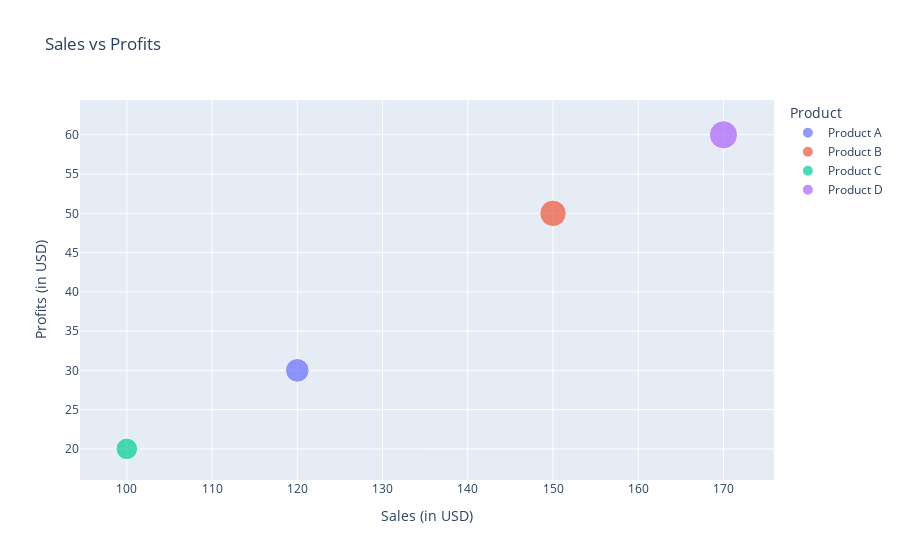

Notebook source saved alongside this figure:
### Markdown cell above
Scatter Plot - plotly

### Code cell
# # Example data
# data = {
#     "Product": ["Product A", "Product B", "Product C", "Product D"],
#     "Sales": [120, 150, 100, 170],
#     "Profits": [30, 50, 20, 60]
# }
# df = pd.DataFrame(data)

# # Create the scatter plot using plotly
# fig = px.scatter(
#     df,
#     x="Sales",
#     y="Profits",
#     color="Product",
#     title="Sales vs Profits",
#     labels={"Sales": "Sales (in USD)", "Profits": "Profits (in USD)"},
#     size="Sales",  # Optional: Size points by sales
#     hover_name="Product"  # Show product name on hover
# )

# # Show the interactive chart
# fig.show()

### Figure 1 — Plotly figure (JSON) as saved in the notebook; plotly's stock layout.template omitted (floating-point values rounded to 4 significant figures)
{"data": [{"hovertemplate": "<b>%{hovertext}</b><br><br>Product=Product A<br>Sales (in USD)=%{marker.size}<br>Profits (in USD)=%{y}<extra></extra>", "hovertext": ["Product A"], "legendgroup": "Product A", "marker": {"color": "#636efa", "size": [120], "sizemode": "area", "sizeref": 0.425, "symbol": "circle"}, "mode": "markers", "name": "Product A", "orientation": "v", "showlegend": true, "type": "scatter", "x": [120], "xaxis": "x", "y": [30], "yaxis": "y"}, {"hovertemplate": "<b>%{hovertext}</b><br><br>Product=Product B<br>Sales (in USD)=%{marker.size}<br>Profits (in USD)=%{y}<extra></extra>", "hovertext": ["Product B"], "legendgroup": "Product B", "marker": {"color": "#EF553B", "size": [150], "sizemode": "area", "sizeref": 0.425, "symbol": "circle"}, "mode": "markers", "name": "Product B", "orientation": "v", "showlegend": true, "type": "scatter", "x": [150], "xaxis": "x", "y": [50], "yaxis": "y"}, {"hovertemplate": "<b>%{hovertext}</b><br><br>Product=Product C<br>Sales (in USD)=%{marker.size}<br>Profits (in USD)=%{y}<extra></extra>", "hovertext": ["Product C"], "legendgroup": "Product C", "marker": {"color": "#00cc96", "size": [100], "sizemode": "area", "sizeref": 0.425, "symbol": "circle"}, "mode": "markers", "name": "Product C", "orientation": "v", "showlegend": true, "type": "scatter", "x": [100], "xaxis": "x", "y": [20], "yaxis": "y"}, {"hovertemplate": "<b>%{hovertext}</b><br><br>Product=Product D<br>Sales (in USD)=%{marker.size}<br>Profits (in USD)=%{y}<extra></extra>", "hovertext": ["Product D"], "legendgroup": "Product D", "marker": {"color": "#ab63fa", "size": [170], "sizemode": "area", "sizeref": 0.425, "symbol": "circle"}, "mode": "markers", "name": "Product D", "orientation": "v", "showlegend": true, "type": "scatter", "x": [170], "xaxis": "x", "y": [60], "yaxis": "y"}], "layout": {"legend": {"itemsizing": "constant", "title": {"text": "Product"}, "tracegroupgap": 0}, "title": {"text": "Sales vs Profits"}, "xaxis": {"anchor": "y", "domain": [0, 1], "title": {"text": "Sales (in USD)"}}, "yaxis": {"anchor": "x", "domain": [0, 1], "title": {"text": "Profits (in USD)"}}}}
